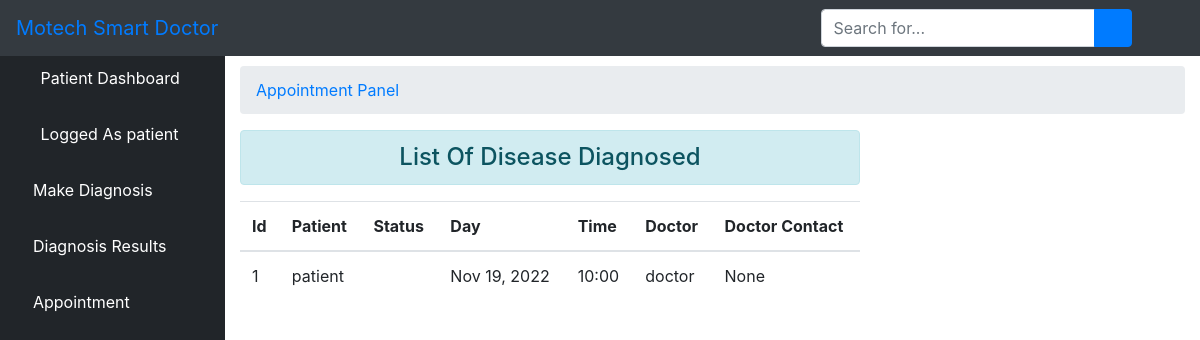
The page /ment/ (signed in) on the database its author committed.
### core/models.py (models this page shows, shortened)
class User(AbstractUser):
    is_patient = models.BooleanField(default=False)
    is_doctor = models.BooleanField(default=False)
    phonenumber = models.CharField(max_length=200,null=True)

class Ment(models.Model):
    approved = models.BooleanField(default=False)
    time = models.CharField(max_length=200, null=True)
    patient = models.ForeignKey(User, related_name="pat", on_delete= models.CASCADE)
    doctor = models.ForeignKey(User, related_name="dor", on_delete= models.CASCADE, null=True)
    ment_day = models.DateTimeField(null=True)
    medical = models.ForeignKey(Medical, related_name="medical", on_delete= models.CASCADE, null=True)
    created_on = models.DateTimeField(auto_now_add=True)

### core/views.py (the view)
# urls.py: path('ment/', views.patient_ment, name='ment_list'),
def patient_ment(request):
	user_id = request.user.id
	appointment = Ment.objects.all().filter(patient_id=user_id)
	context = {'ment':appointment, 'status':'1'}
	return render(request, 'patient/ment.html', context)

### core/templates/patient/ment.html (shortened to what this page needs)
{% extends 'patient/base.html' %}
{% block body %}
 <div id="content-wrapper">
        <div class="container-fluid">
            <ol class="breadcrumb">
                <li class="breadcrumb-item">
                    <a href="">Appointment Panel</a>
                </li>
            </ol>
            <div class="row">
            <div class="col-sm-8">
                <h4 class="text-center alert alert-info">List Of Disease Diagnosed</h4>
                <table class="table table-hover">
                    <thead>
                        <tr>
                            <th scope="col">Id</th>
                            <th scope="col">Patient</th>
                            <th scope="col">Status</th>
                            <th scope="col">Day</th>
                            <th scope="col">Time</th>
                            <th scope="col">Doctor</th>
                            <th scope="col">Doctor Contact</th>
                        </tr>
                    </thead>
                    <tbody>
                        {% for d in ment %}
                        <tr>
                            <td>{{ d.id }}</td>
                            <td>{{ d.patient.username }}</td>
                            {% if d.approved == False %}
                            <td>Pending</td>
                            {% else %}
                            <td>{{ d.medicine }}</td>
                            {% endif %}
                            {% if d.ment_day == None %}
                            <td>Not Set</td>
                            {% else %}
                            <td>{{ d.ment_day|date:"M d, Y" }}</td>
                            {% endif %}
                            {% if d.time == None %}
                            <td>Not Set</td>
                            {% else %}
                            <td>{{ d.time }}</td>
                            {% endif %}
                            {% if d.doctor.username == Null %}
                            <td>None</td>
                            {% else %}
                            <td>{{ d.doctor.username }}</td>
                            {% endif %}
                            {% if d.doctor.phonenumber == Null %}
                            <td>None</td>
                            {% else %}
                            <td>{{ d.doctor.phonenumber }}</td>
                            {% endif %}
                        </tr>
                        {% endfor %}
                    </tbody>
                </table>
            </div>
            </div>
        </div>
        </div>
{% endblock %}

### core/templates/patient/base.html (shortened to what this page needs)
{% load static %}
<!DOCTYPE html>
<html>
<head>
    <link rel="stylesheet" href="{% static 'core/css/bootstrap/four/bootstrap.css' %}">
    <link href="{% static 'core/css/sb-admin.css' %}" rel="stylesheet">
    <link href="{% static 'core/css/fontawesome-free/css/all.min.css' %}" rel="stylesheet" type="text/css">
</head>
<body id="page-top">
<nav class="navbar navbar-expand navbar-dark bg-dark fixed-top">
    <a class="navbar-brand mr-1 text-primary" href="">Motech Smart Doctor</a>
    <button class="btn btn-link btn-sm text-white order-1 order-sm-0" id="sidebarToggle" href="#">
        <i class="fas fa-bars"></i>
    </button>
    <form class="d-none d-md-inline-block form-inline ml-auto mr-0 mr-md-3 my-2 my-md-0">
        <div class="input-group">
            <input type="text" class="form-control" placeholder="Search for..." aria-label="Search" aria-describedby="basic-addon2">
            <div class="input-group-append">
                <button class="btn btn-primary" type="button">
                    <i class="fas fa-search"></i>
                </button>
            </div>
        </div>
    </form>
    <ul class="navbar-nav ml-auto ml-md-0">
        <li class="nav-item dropdown no-arrow">
            <a class="nav-link dropdown-toggle" href="#" id="userDropdown" role="button" data-toggle="dropdown" aria-haspopup="true" aria-expanded="false">
                <i class="fas fa-user-circle fa-fw text-primary"></i>
            </a>
        </li>
    </ul>
</nav>
<div id="wrapper" style="padding-top: 50px">
<ul class="sidebar navbar-nav">
    <li class="nav-item active">
        <a class="nav-link" href="{% url 'patient' %}">
            <i class="fas fa-fw fa-tachometer-alt"></i>
            <span>Patient Dashboard</span>
        </a>
    </li>
    <li class="nav-item active">
        <a class="nav-link" href="">
            <i class="fas fa-user-circle fa-fw text-primary"></i>
            <span>Logged As {{ user.username }}</span>
        </a>
    </li>
    {% if status == '1' %}
     <li class="nav-item">
        <a class="nav-link" href="{% url 'diagnosis' %}">
            <i class="fas fa-microscope text-primary"></i>
            <span style="color: white">Make Diagnosis</span>
        </a>
    </li>
    <li class="nav-item">
        <a class="nav-link" href="{% url 'result' %}">
            <i class="fas fa-pager text-primary"></i>
            <span style="color: white">Diagnosis Results</span>
        </a>
    </li>
    <li class="nav-item">
        <a class="nav-link" href="{% url 'ment_list' %}">
            <i class="fas fa-calendar text-primary"></i>
            <span style="color: white">Appointment</span>
        </a>
    </li>
    {% endif %}
</ul>
    {% block body %}{% endblock %}
</div>

### rows shown on the page
User: username "patient"
Ment: id "1", patient.username "patient", ment_day "Nov 19, 2022", time "10:00", doctor.username "doctor", shows "None"
